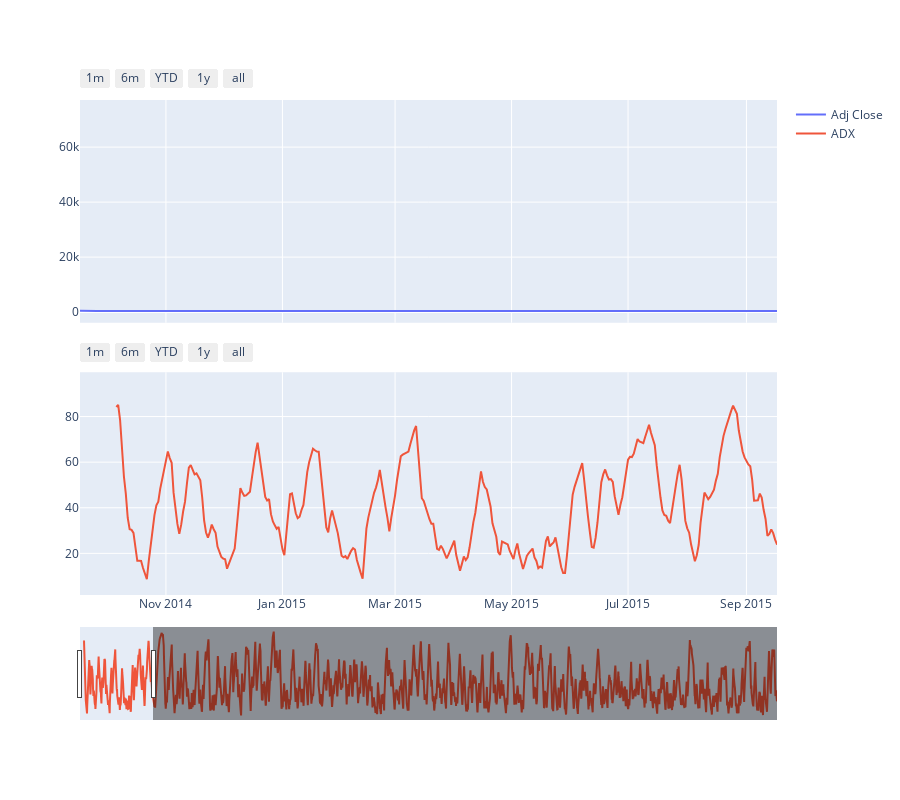

The notebook cell saved with this chart:
### Code cell
Compare_Plot(Df = df,X_axis = 'Date', column1 = 'Adj Close',column2 = 'ADX')

### Figure 1 — Plotly figure (JSON) as saved in the notebook; plotly's stock layout.template omitted (floating-point values rounded to 4 significant figures; data arrays with more than 128 entries replaced by an {"elided": "..."} marker saying what was removed)
{"data": [{"mode": "lines", "name": "Adj Close", "type": "scatter", "x": {"elided": "3480 str values"}, "xaxis": "x", "y": {"elided": "3480 float values"}, "yaxis": "y"}, {"mode": "lines", "name": "ADX", "type": "scatter", "x": {"elided": "3480 str values"}, "xaxis": "x2", "y": {"elided": "3480 float values"}, "yaxis": "y2"}], "layout": {"height": 800, "xaxis": {"anchor": "y", "domain": [0, 1], "matches": "x2", "rangeselector": {"buttons": [{"count": 1, "label": "1m", "step": "month", "stepmode": "backward"}, {"count": 6, "label": "6m", "step": "month", "stepmode": "backward"}, {"count": 1, "label": "YTD", "step": "year", "stepmode": "todate"}, {"count": 1, "label": "1y", "step": "year", "stepmode": "backward"}, {"step": "all"}]}, "showticklabels": false}, "xaxis2": {"anchor": "y2", "domain": [0, 1], "range": ["2014-09-17T00:00:00", "2015-09-17T00:00:00"], "rangeselector": {"buttons": [{"count": 1, "label": "1m", "step": "month", "stepmode": "backward"}, {"count": 6, "label": "6m", "step": "month", "stepmode": "backward"}, {"count": 1, "label": "YTD", "step": "year", "stepmode": "todate"}, {"count": 1, "label": "1y", "step": "year", "stepmode": "backward"}, {"step": "all"}]}, "rangeslider": {"visible": true}, "type": "date"}, "yaxis": {"anchor": "x", "domain": [0.55, 1]}, "yaxis2": {"anchor": "x2", "domain": [0, 0.45]}}}
